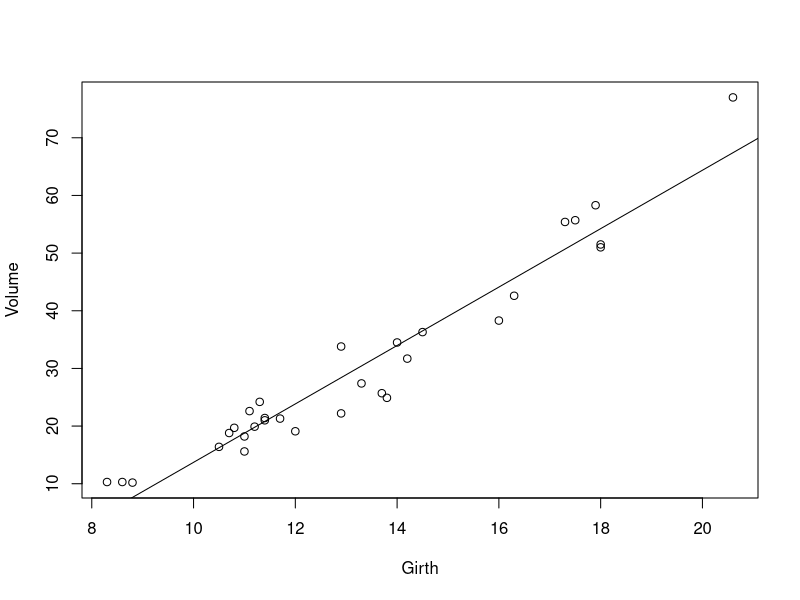
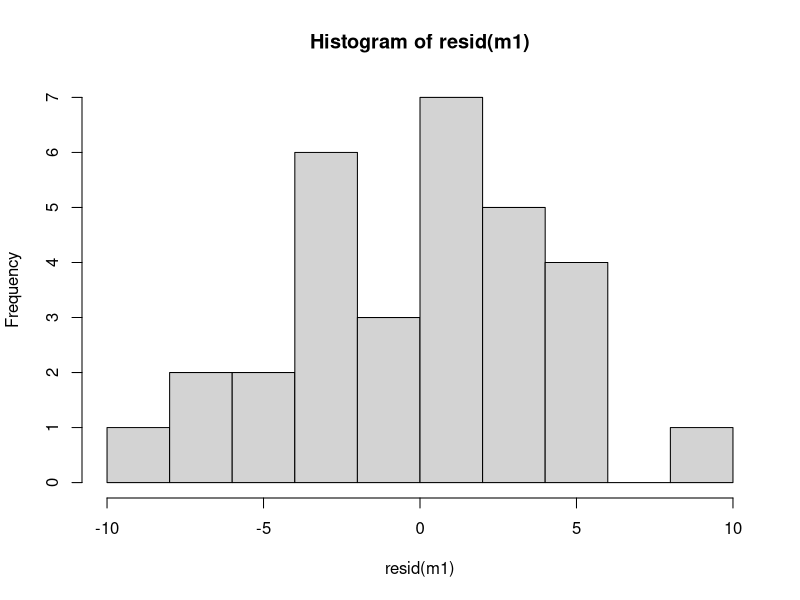
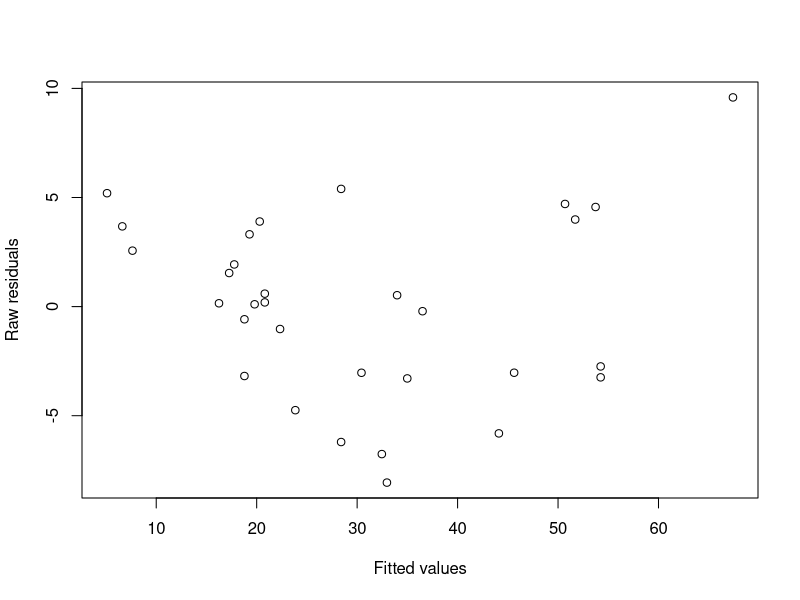
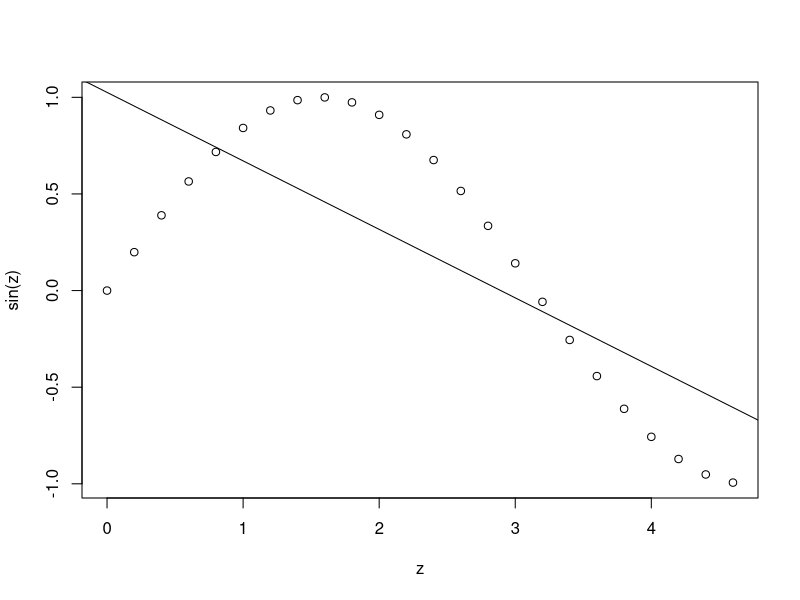
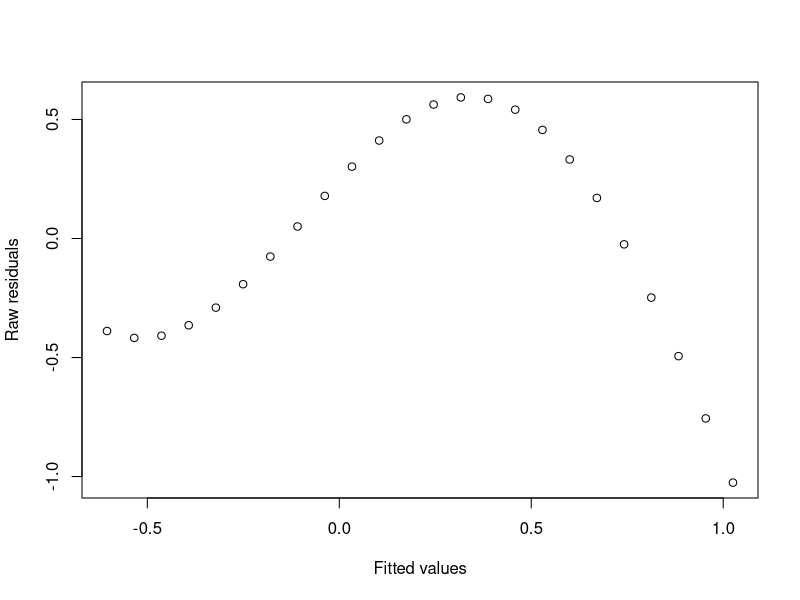
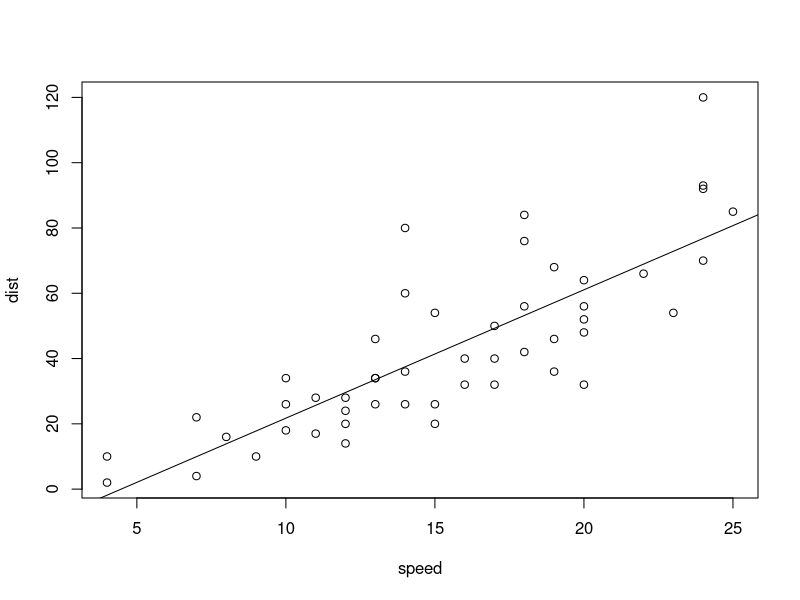
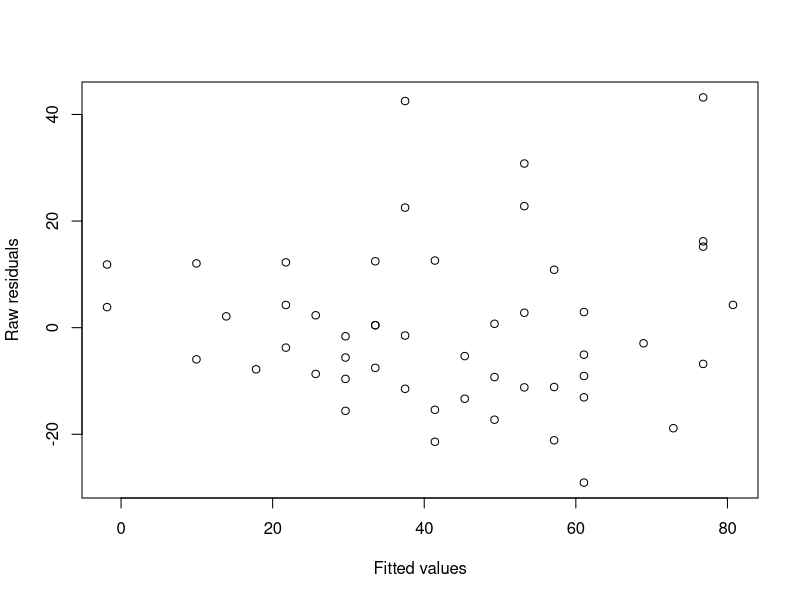
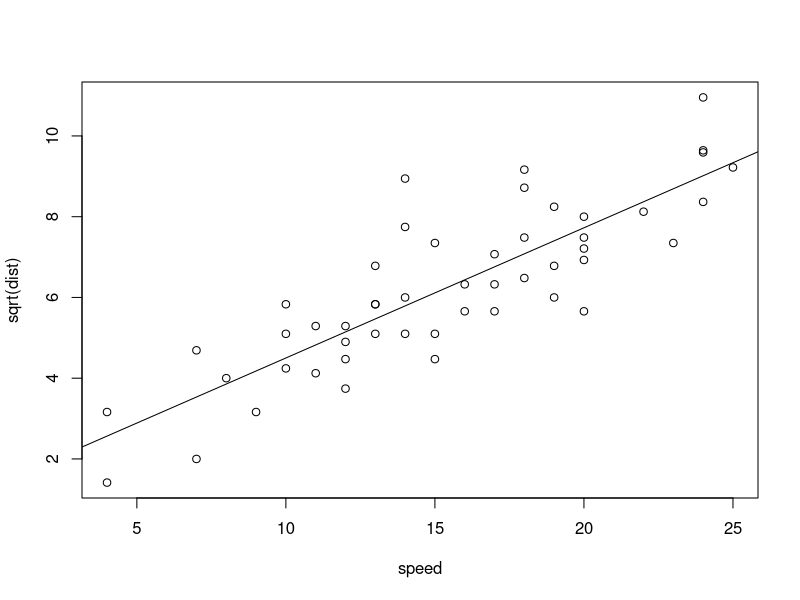

The R script that drew these images, in order:
## ---- chunk 1
# change working directory: should be the directory containg the Markdown files:
#setwd("/Volumes/Files/courses/cruk/LinearModelAndExtensions/git_linear-models-r/")

## ---- chunk 2
plot(Volume~Girth,data=trees)
m1 = lm(Volume~Girth,data=trees)
abline(m1)
cor.test(trees$Volume,trees$Girth)
## ---- chunk 3
hist(resid(m1),breaks=10,col="light grey")
## ---- chunk 4
fitted = fitted(m1)
resid = resid(m1)
plot(fitted, resid, xlab="Fitted values", ylab="Raw residuals")
## ---- chunk 5
z = seq(0,1.5*pi,0.2)
plot(sin(z)~z)
m2 = lm(sin(z)~z)
abline(m2)
## ---- chunk 6
summary(m2)
## ---- chunk 7
fitted = fitted(m2)
resid = resid(m2)
plot(fitted, resid, xlab="Fitted values", ylab="Raw residuals")
## ---- chunk 8
plot(dist~speed,data=cars)
m3 = lm(dist~speed,data=cars)
abline(m3)
summary(m3)
## ---- chunk 9
fitted = fitted(m3)
resid = resid(m3)
plot(fitted, resid, xlab="Fitted values", ylab="Raw residuals")
## ---- chunk 10
plot(sqrt(dist)~speed,data=cars)
m4 = lm(sqrt(dist)~speed,data=cars)
abline(m4)
fitted = fitted(m4)
resid = resid(m4)
plot(fitted, resid, xlab="Fitted values", ylab="Raw residuals")
summary(m4)
## ---- chunk 11
plot(log(dist)~log(speed),data=cars)
m5 = lm(log(dist)~log(speed),data=cars)
abline(m5)
fitted = fitted(m5)
resid = resid(m5)
plot(fitted, resid, xlab="Fitted values", ylab="Raw residuals")
summary(m5)
## ---- chunk 12
m6 = lm(log(dist)~0+log(speed),data=cars)
fitted = fitted(m6)
resid = resid(m6)
plot(fitted, resid, xlab="Fitted values", ylab="Raw residuals")
summary(m6)
## ---- chunk 13
plot(dist~speed,data=cars)
x = order(cars$speed)
lines(exp(fitted(m6))[x]~cars$speed[x])
## ---- chunk 14
m7 = lm(eruptions~waiting,data=faithful)
summary(m7)
## ---- chunk 15
# intercept = -1.874016
# coef of waiting = 0.075628
## ---- chunk 16
# Yes, the model does have significant utility
## ---- chunk 17
# Both of the parameters are significantly different from zero
## ---- chunk 18
# In the absence of other information, this summary would indicate a linear relationship between the two variables. However, we cannot conclude that without first checking that the modelling assumptions have been satistified...
## ---- chunk 19
plot(eruptions~waiting,data=faithful)
# The observations appear to cluster in two groups.
## ---- chunk 20
plot(eruptions~waiting,data=faithful)
abline(m7)
# At a glance, the model seems to describe the overall dependence of eruptions on waiting time reasonably well. However, this is misleading...
## ---- chunk 21
fitted = fitted(m7)
resid = resid(m7)
plot(fitted, resid, xlab="Fitted values", ylab="Raw residuals")
# There is strong systematic behaviour in the plot of residuals versus fitted values. This indicates that the relationship/dependence is different or more complicated than can be described with the simple linear model.
# Specifically, it should be identified what causes observations to fall into one or other of the two groups. Differences between the two groups should be accounted for when modelling the relationship. It seems that the direct dependence of `eruptions` on `waiting` is not as strong as is indicated by the simple linear model.
## ---- chunk 22
cor(anscombe$x1,anscombe$y1)
cor.test(anscombe$x1,anscombe$y1)
cor(anscombe$x2,anscombe$y2)
cor.test(anscombe$x2,anscombe$y2)
cor(anscombe$x3,anscombe$y3)
cor.test(anscombe$x3,anscombe$y3)
cor(anscombe$x4,anscombe$y4)
cor.test(anscombe$x4,anscombe$y4)
# All four datasets seem to exhibit positive linear relationships, with the same correlation and the same p-value.
## ---- chunk 23
summary(lm(anscombe$y1~anscombe$x1))
summary(lm(anscombe$y2~anscombe$x2))
summary(lm(anscombe$y3~anscombe$x3))
summary(lm(anscombe$y4~anscombe$x4))
# The summaries are essentially identical for all four linear models.
## ---- chunk 24
plot(anscombe$y1~anscombe$x1)
plot(anscombe$y2~anscombe$x2)
plot(anscombe$y3~anscombe$x3)
plot(anscombe$y4~anscombe$x4)
# The four datasets are very different, with very different relationships between the x and y variables.
# This demonstrates how very different datasets can appear to be very similar when looking solely at summary statistics.
# We conclude that it is always important to peform exploratory data analysis, and look at the data before modelling.
## ---- chunk 25
plot(time~conc,data=Indometh)
# There is a non-linear negative relationship between time and conc
## ---- chunk 26
plot(log(time)~log(conc),data=Indometh)
## ---- chunk 27
m8 = lm(log(time)~log(conc),data=Indometh)
#plot(m8)
fitted = fitted(m8)
resid = resid(m8)
plot(fitted, resid, xlab="Fitted values", ylab="Raw residuals")

# The diagnostic plots indicate that the residuals aren't perfectly Normally distributed, but the modelling assumptions aren't violated so much as to inhibit construction of a model.
summary(m8)
# Intercept = -0.4203
# Coefficient of log(conc) = -0.9066
# Both terms are significantly different from zero.
## ---- chunk 28
plot(log(time)~log(conc),data=Indometh)
abline(m8)
## ---- chunk 29
plot(time~conc,data=Indometh)
idx <- order(Indometh$conc)
lines(exp(fitted(m8))[idx]~Indometh$conc[idx])
